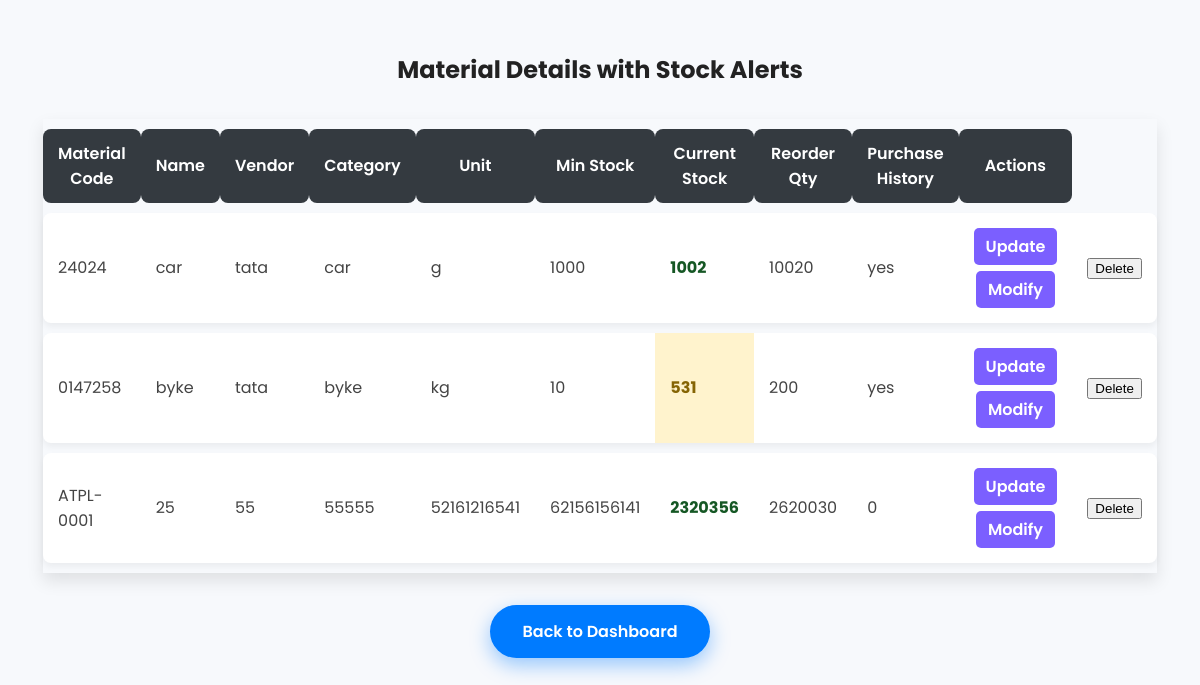
/show_materials, run on an earlier commit of the app's database.
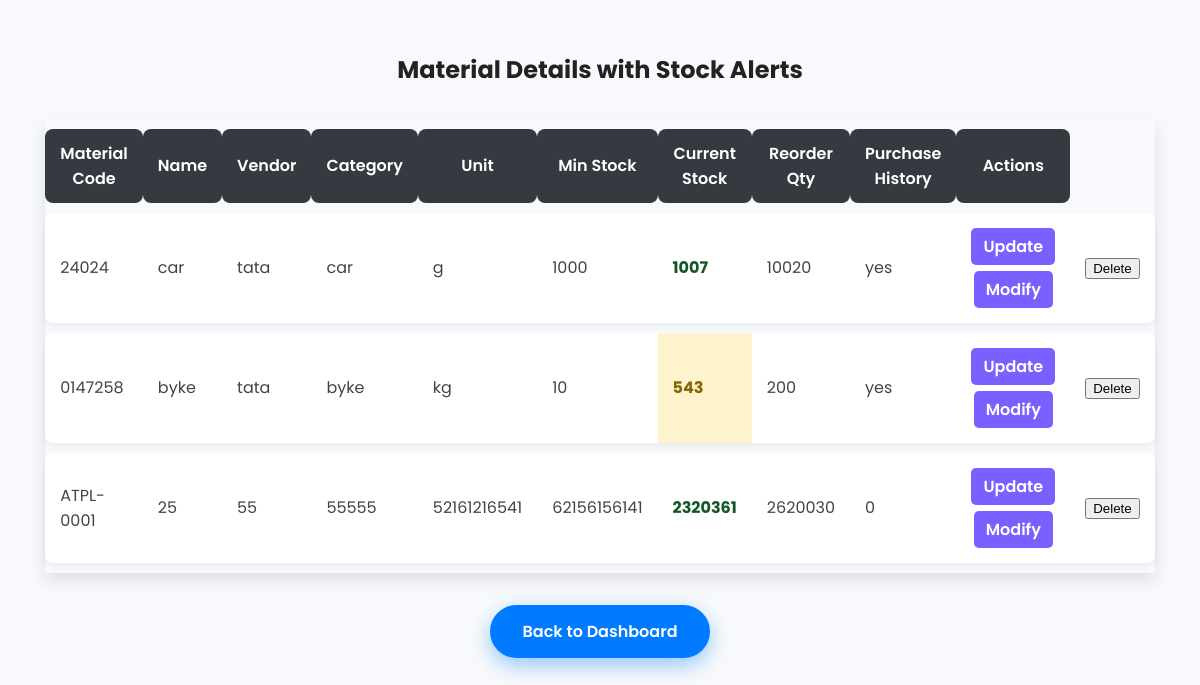
And on a later commit of the database.
### app.py (models this page shows)
class Material(db.Model):
    id = db.Column(db.Integer, primary_key=True)
    material_code = db.Column(db.String(50), unique=True, nullable=False)
    material_name = db.Column(db.String(100), nullable=False)
    vendor = db.Column(db.String(100))
    item_category = db.Column(db.String(100))
    unit_of_measurement = db.Column(db.String(50))
    minimum_stock_level = db.Column(db.Integer)
    current_stock = db.Column(db.Integer)
    reorder_quantity = db.Column(db.Integer)
    purchase_history = db.Column(db.Text)
    yellow_alert = db.Column(db.Integer, nullable=True)
    red_alert = db.Column(db.Integer, nullable=True)

### app.py (the view)
@app.route('/show_materials')
def show_materials():
    materials = Material.query.all()  # Fetch data from DB
    materials_with_alert = []
    for m in materials:
        if m.red_alert is not None and m.current_stock < m.red_alert:
            alert = 'red'
        elif m.yellow_alert is not None and m.current_stock < m.yellow_alert:
            alert = 'yellow'
        else:
            alert = 'sufficient'
        materials_with_alert.append((m,alert))
    return render_template('show_materials.html', materials=materials_with_alert)

### templates/show_materials.html (shortened to what this page needs)
<!DOCTYPE html>
<html lang="en">
<head>
</head>
<body>
  <h2>Material Details with Stock Alerts</h2>
  <table role="table" aria-label="Material inventory table">
    <thead>
      <tr>
        <th scope="col">Material Code</th>
        <th scope="col">Name</th>
        <th scope="col">Vendor</th>
        <th scope="col">Category</th>
        <th scope="col">Unit</th>
        <th scope="col">Min Stock</th>
        <th scope="col">Current Stock</th>
        <th scope="col">Reorder Qty</th>
        <th scope="col">Purchase History</th>
        <th scope="col">Actions</th>
      </tr>
    </thead>
    <tbody>
      {% for material, alert in materials %}
      <tr>
        <td>{{ material.material_code }}</td>
        <td>{{ material.material_name }}</td>
        <td>{{ material.vendor }}</td>
        <td>{{ material.item_category }}</td>
        <td>{{ material.unit_of_measurement }}</td>
        <td>{{ material.minimum_stock_level }}</td>
        <td class="{% if alert=='red' %}alert-red{% elif alert=='yellow' %}alert-yellow{% else %}alert-green{% endif %}">
          {{ material.current_stock }}
        </td>
        <td>{{ material.reorder_quantity }}</td>
        <td>{{ material.purchase_history }}</td>
        <td>
              <div style="display: flex; flex-direction: column; gap: 6px; align-items: center;">
                <a href="{{ url_for('update_material', id=material.id) }}" class="button-link" aria-label="Update stock of {{ material.material_name }}">
                  Update
                </a>
                <a href="{{ url_for('modify_material', material_id=material.id) }}" class="button-link">
                  Modify
                </a>
              </div>
          </td>
      <td>
        <form action="{{ url_for('delete_material', id=material.id) }}" method="POST" onsubmit="return confirm('Are you sure you want to delete this material?');">
        <button type="submit" class="btn btn-sm btn-danger">Delete</button>
        </form>
      </td>
      </tr>
      {% else %}
      <tr>
        <td colspan="10" style="text-align:center; color:#666;">No materials found.</td>
      </tr>
      {% endfor %}
    </tbody>
  </table>
  <a href="{{ url_for('dashboard') }}" class="button" role="button">Back to Dashboard</a>
</body>
</html>

What changed in the data, as far as the page shows it:
changed Material "car": current_stock "1002" → "1007"
changed Material "byke": current_stock "531" → "543"
changed Material "ATPL-0001": current_stock "2320356" → "2320361"
